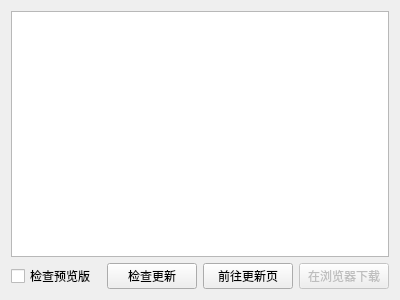
<?xml version="1.0" encoding="UTF-8"?>
<ui version="4.0">
 <class>check_for_updates_form</class>
 <widget class="QWidget" name="check_for_updates_form">
  <property name="geometry">
   <rect>
    <x>0</x>
    <y>0</y>
    <width>400</width>
    <height>300</height>
   </rect>
  </property>
  <property name="windowTitle">
   <string>检查新版本</string>
  </property>
  <layout class="QGridLayout" name="grid_layout">
   <item row="2" column="0">
    <widget class="QCheckBox" name="pre_release_check_box">
     <property name="text">
      <string>检查预览版</string>
     </property>
    </widget>
   </item>
   <item row="0" column="0" colspan="4">
    <widget class="QTextBrowser" name="update_details_text_browser"/>
   </item>
   <item row="2" column="1">
    <widget class="QPushButton" name="check_for_update_push_button">
     <property name="text">
      <string>检查更新</string>
     </property>
    </widget>
   </item>
   <item row="2" column="3">
    <widget class="QPushButton" name="browser_download_push_button">
     <property name="enabled">
      <bool>false</bool>
     </property>
     <property name="text">
      <string>在浏览器下载</string>
     </property>
    </widget>
   </item>
   <item row="2" column="2">
    <widget class="QPushButton" name="open_url_push_button">
     <property name="text">
      <string>前往更新页</string>
     </property>
    </widget>
   </item>
  </layout>
 </widget>
 <resources/>
 <connections/>
</ui>
